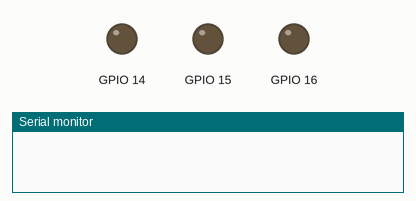
A sketch run on a simulated ESP32. Parts: output pins drawn as LEDs (lit = HIGH), the last lines printed to the serial monitor. WiFi joins after 1.5 s; servers stay silent unless stated; uploads are accepted with an empty reply; not simulated (calls return 0 or success): secrets.h.

Above: at 0.0 s.
At 2.3 s:
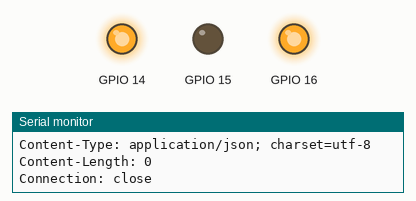
Timing chart, 0 to 3.8 s (numbered marks = the images above):
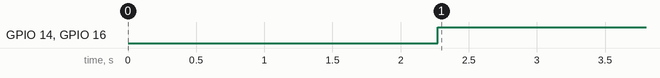

The sketch:

WiFiClientBasic.ino
```cpp
/*
 *  This sketch sends a message to a TCP server
 *
 */

#include <WiFi.h>
#include "secrets.h"

// const char* ssid     = ""; // Change this to your WiFi SSID
// const char* password = ""; // Change this to your WiFi password
const uint16_t port = 80;
const char * host = "192.168.4.1"; // ip or dns


void setup()
{
  Serial.begin(9600);
  pinMode(14, OUTPUT);
  pinMode(15, OUTPUT);
  pinMode(16, OUTPUT);
  delay(10);

  // We start by connecting to a WiFi network
  WiFi.begin(ssid, password);

  Serial.println();
  Serial.println();
  Serial.print("Waiting for WiFi... ");
  analogWrite(14, 0);
  analogWrite(15, 0);

  while (WiFi.status() != WL_CONNECTED) {
    Serial.print(".");
    delay(500);
  }

  Serial.println("");
  Serial.println("WiFi connected");
  Serial.println("IP address: ");
  Serial.println(WiFi.localIP());

  delay(500);
}


void loop() {

  Serial.print("Connecting to ");
  Serial.println(host);

  // Use WiFiClient class to create TCP connections
  WiFiClient client;

  if (!client.connect(host, port)) {
    Serial.println("Connection failed.");
    Serial.println("Waiting 5 seconds before retrying...");
    analogWrite(14, 0);
    analogWrite(15, 255);
    delay(5000);
    return;
  }


  // This will send a request to the server
  //uncomment this line to send an arbitrary string to the server
  //client.print("Send this data to the server");
  //uncomment this line to send a basic document request to the server
  client.print("GET /10500 HTTP/1.1");
  client.print("\n\n");

  int maxloops = 0;

  //wait for the server's reply to become available
  while (!client.available() && maxloops < 1000) {
    maxloops++;
    delay(1); //delay 1 msec
  }
  while (client.available()) {
    if (client.available() > 0) {
      //read back one line from the server
      String line = client.readStringUntil('\n');
      Serial.println(line);
      analogWrite(14, 255);
      analogWrite(15, 0);
      analogWrite(16, 255);
    }
    else {
      Serial.println("client.available() timed out ");
      analogWrite(14, 0);
      analogWrite(15, 255);
      break;
    }
  }

  Serial.println("Closing connection.");
  client.stop();

  Serial.println("Waiting 5 seconds before restarting...");
  delay(5000);
}
```

Measured:
- by itself, GPIO 14, GPIO 16: LOW → HIGH at 2.3 s
